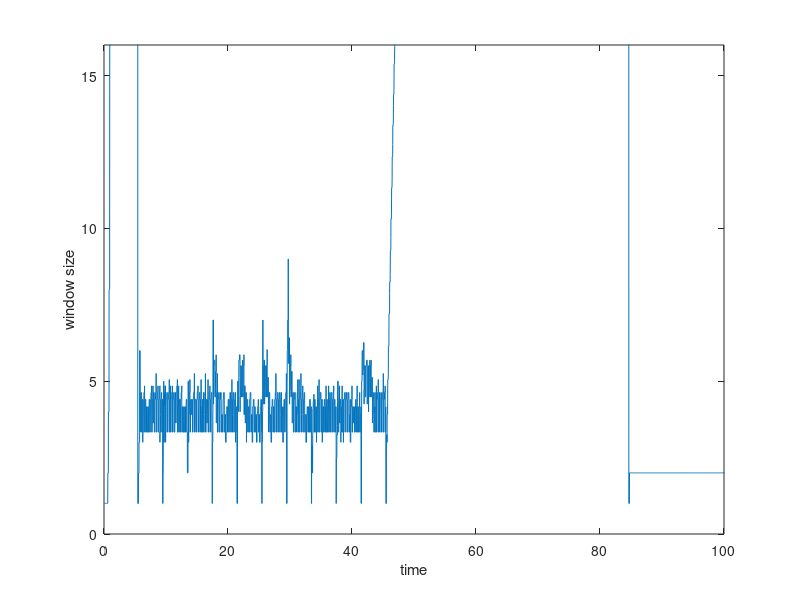
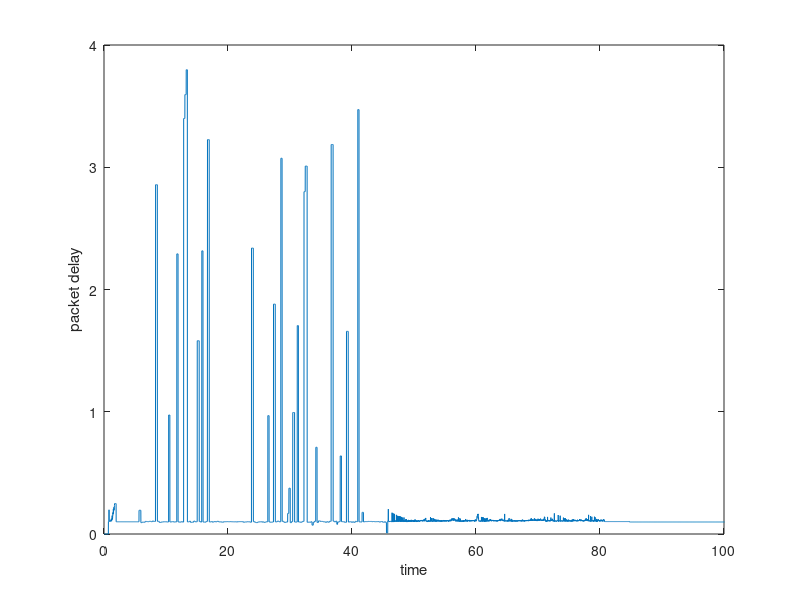
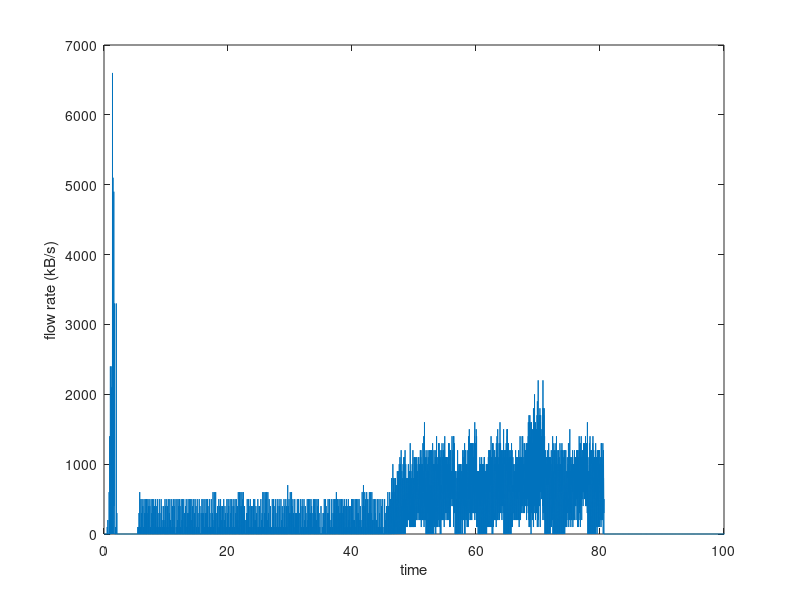
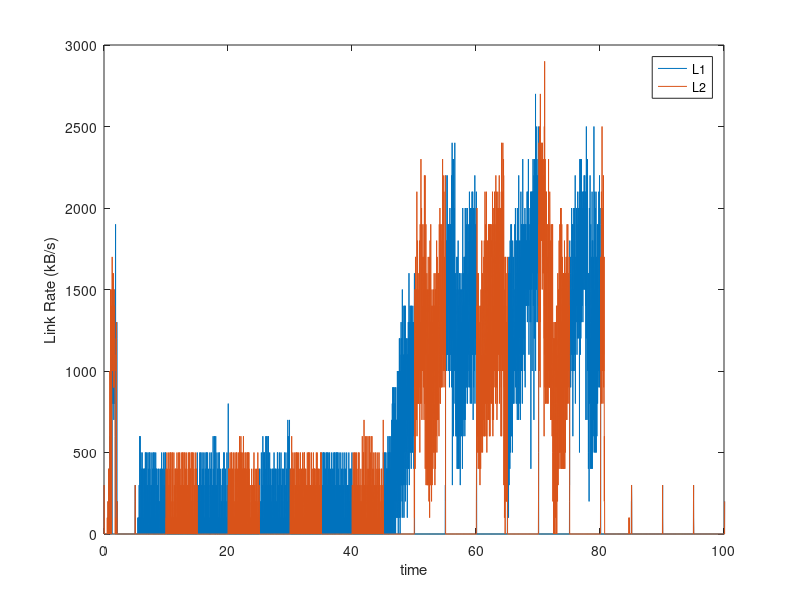

MATLAB code to generate these figures, in order:
X = csvread('output1.csv');
figure(1)
plot(X(:,1),X(:,2))
xlabel('time')
ylabel('window size')
ylim([0,16])
xlim([0,100])

figure(2)
plot(X(:,1),X(:,3))
xlabel('time')
ylabel('packet delay')
xlim([0,100])

figure(3)
plot(X(:,1),X(:,4))
xlabel('time')
ylabel('flow rate (kB/s)')
xlim([0,100])

figure(4)
plot(X(:,1),X(:,6),X(:,1),X(:,7))
legend('L1','L2')
xlabel('time')
ylabel('Link Rate (kB/s)')
xlim([0,100])

figure(5)
plot(X(:,1),X(:,11),X(:,1),X(:,12),X(:,1),X(:,13),X(:,1),X(:,14),X(:,1),X(:,15),X(:,1),X(:,16))
xlabel('time')
ylabel('packet drop')
xlim([0,100])

figure(6)
plot(X(:,1),X(:,18)./1000,X(:,1),X(:,19)./1000)
xlabel('time')
ylabel('buffer occupancy (in kB)')
xlim([0,100])
ylim([-0.05,20])

figure(7)
plot(X(:,1),X(:,17)./1000,X(:,1),X(:,18)./1000,X(:,1),X(:,19)./1000,X(:,1),X(:,20)./1000,X(:,1),X(:,21)./1000,X(:,1),X(:,22)./1000)
legend('L0','L1','L2','L3','L4','L5')
xlabel('time')
ylabel('buffer occupancy (in kB)')
xlim([0,100])
ylim([-0.05,20])